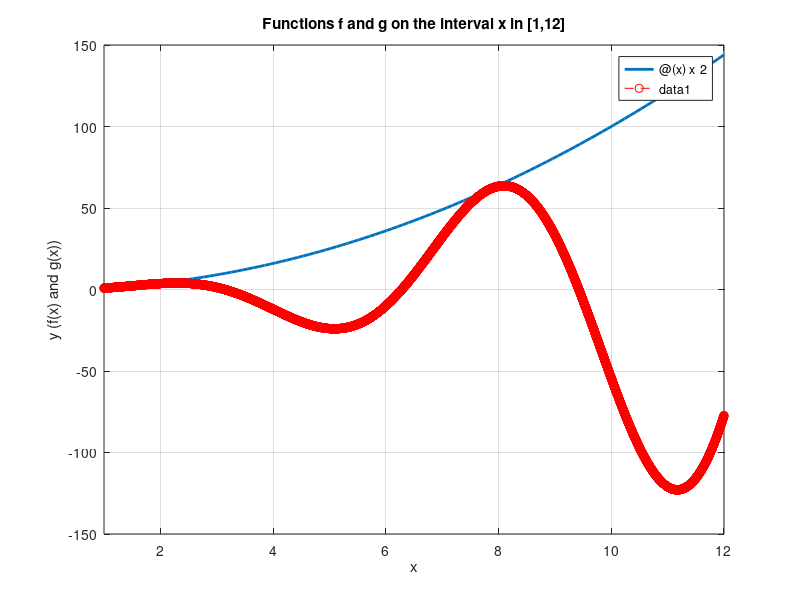

Write MATLAB code to recreate this figure. (Note: this script raises an error after producing the figure.)
%=======================================================================
%== ASSIGNMENT : hw5, Optimization (MAE 5930)
%== AUTHOR     : Jared Hansen
%== DUE        : Thursday, 10/24/2019
%=======================================================================


clear all; close all; clc
%=======================================================================
%== PROBLEM 1
%=======================================================================





%=======================================================================
%== 1A: plot the functions and visually confirm that the optimal
%==     point is approximately 3
%=======================================================================
f = @(x) x^2;
g = @(x) x^2*sin(x);
fplot(f,[1,12], 'linewidth', 2), hold on, grid on;
fplot(g,[1,12], '--or');
title('Functions f and g on the interval x in [1,12]');
xlabel('x');
ylabel('y (f(x) and g(x))');




%=======================================================================
%== 1B: solve the problem using fmincon, x0 in {1,5,9}
%=======================================================================

% NOTE: the nonlinear constraint must be defined in its own .m file.
%       I've only included it here for visualizing's sake. This code
%       wouldn't run as-is. Put the 4 lines below in their own file.
%function [c,ceq] = ineqConFun(x)
%c = x^2*sin(x);   % defining nonlinear ineq. constraint function
%ceq = [];         % defining nonlinear, eq. constraint function (n/a)
%end;
obj = @(x) x^2 ;  % defining the objective function
nonlcon = @ineqConFun;  % specifying nonlinear constraints
% Solutions for different guesses of x0: 1, 5, and 9
xOptim_guess1 = fmincon(obj,1,[],[],[],[],1,12,nonlcon);
xOptim_guess5 = fmincon(obj,5,[],[],[],[],1,12,nonlcon);
xOptim_guess9 = fmincon(obj,9,[],[],[],[],1,12,nonlcon);





%=======================================================================
%== 1D: solve the MILP using 20, 50, and 100 nodes.
%=======================================================================

% CREATE THE NODE POINTS
n = 100;                % How many nodes ?
x = linspace(1,12,n);  % Creating discrete x    values
y = x.^2;              % Creating discrete f(x) values
z = x.^2.*sin(x);      % Creating discrete g(x) values

% SET UP THE OPTIMIZATION PROBLEM
prob = optimproblem('ObjectiveSense','minimize');
 
% DEFINE VARIALBLES (BINARIES AND WEIGHTS)
b = optimvar('b',n-1,1, 'Type','integer',   'LowerBound',0,'UpperBound',1);
w = optimvar('w',n,1,   'Type','continuous','LowerBound',0,'UpperBound',1);
 
% DEFINE THE OBJECTIVE FUNCTION
prob.Objective = sum( y*w );
 
% DEFINE CONSTRAINTS
prob.Constraints.bsum = sum(b) == 1;     % all binaries must sum to 1
prob.Constraints.wsum = sum(w) == 1;     % all weights  must sum to 1
prob.Constraints.gIneq = sum(z*w) <= 0;  % discretization of g(x) <= 0 
 
% CREATE SOS (Special Ordered Set) CONSTRAINTS
SOS = zeros(n,n-1);
SOS([1:n+1:end]) = 1;
SOS([2:n+1:end]) = 1;
prob.Constraints.sos = SOS*b >= w;
 
% DETERMINE THE SOLUTION
sol = solve(prob)
xsol = x*sol.w
ysol = y*sol.w
 
% PLOT RESULTS
plot(x,y,'+'), grid on, hold on
plot(x,z,'*'), grid on
plot(xsol,ysol,'ko','markerfacecolor','k')
xlabel('x'), ylabel('f(x)=o and g(x)=*')
title(strcat(['Piecewise Linear Approx solution with ', int2str(n), ' nodes']));

% EXAMINE SOLUTION
disp(strcat(['Optimal x, f(x) for ', int2str(n), ' nodes']));
xsol, ysol


















clear all; close all; clc
%=======================================================================
%== PROBLEM 2
%=======================================================================


%== DRAWING A MAP OF THE UNITED STATES WITH 
figure;
load('usborder.mat','x','y','xx','yy');
rng(3,'twister') % makes a plot with stops in Maine & Florida, and is reproducible
nStops = 200; % you can use any number, but the problem size scales as N^2
stopsLon = zeros(nStops,1); % allocate x-coordinates of nStops
stopsLat = stopsLon; % allocate y-coordinates
n = 1;
while (n <= nStops)
    xp = rand*1.5;
    yp = rand;
    if inpolygon(xp,yp,x,y) % test if inside the border
        stopsLon(n) = xp;
        stopsLat(n) = yp;
        n = n+1;
    end
end
plot(x,y,'Color','red'); % draw the outside border
hold on
% Add the stops to the map
plot(stopsLon,stopsLat,'*b')












